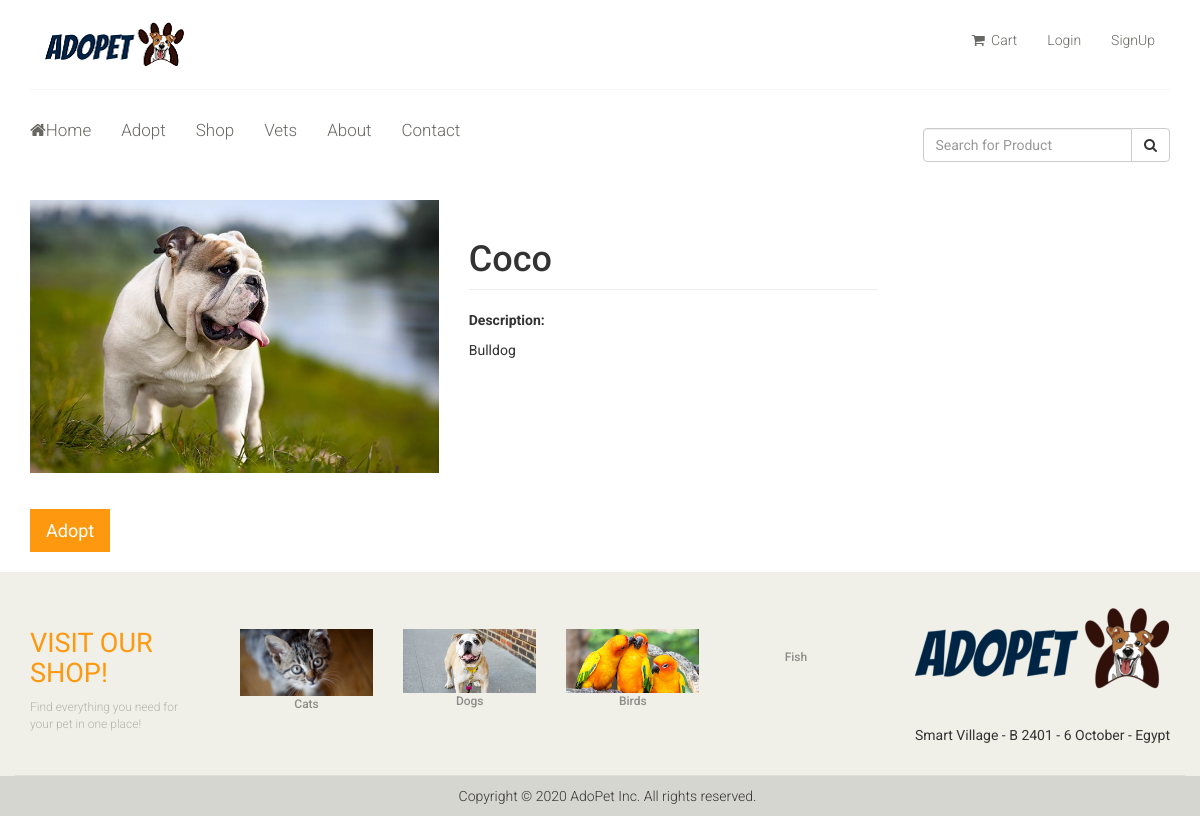
Page /pet.php?pet=Coco on the committed database.
### tables this page shows
CREATE TABLE IF NOT EXISTS `adopt` (
  `id` int(11) NOT NULL AUTO_INCREMENT,
  `category_id` int(11) NOT NULL,
  `name` text NOT NULL,
  `description` text NOT NULL,
  `photo` varchar(200) NOT NULL,
  PRIMARY KEY (`id`)
);

### pet.php (the view, shortened to what this page needs)
<?php include 'includes/session.php'; ?>
<?php
	$conn = $pdo->open();
	$name = $_GET['pet'];
	try{
	    $stmt = $conn->prepare("SELECT *, adopt.name AS petname, category.name AS catname, adopt.id AS petid FROM adopt LEFT JOIN category ON category.id=adopt.category_id WHERE adopt.name = :name");
	    $stmt->execute(['name' => $name]);
	    $pet = $stmt->fetch();
	}
	catch(PDOException $e){
		echo "There is some problem in connection: " . $e->getMessage();
	}
?>
<?php include 'includes/header.php'; ?>
<body class="hold-transition skin-blue layout-top-nav">
<div class="wrapper">
	<?php include 'includes/navbar.php'; ?>
	  <div class="content-wrapper">
	    <div class="container">
	      <section class="content">
	        <div class="row">
	        	<div class="col-sm-9">
		            <div class="row">
		            	<div class="col-sm-6">
		            		<img src="<?php echo (!empty($pet['photo'])) ? 'images/pets/'.$pet['photo'] : 'images/noimage.jpg'; ?>" width="100%" class="zoom" data-magnify-src="images/large-<?php echo $pet['photo']; ?>">
		            		<br><br>
		            		<form class="form-inline" id="petForm">
		            			<div class="form-group">
			            			<button type="submit" class="btn btn-primary btn-lg btn-flat"></i>Adopt</button>
			            		</div>
		            		</form>
		            	</div>
		            	<div class="col-sm-6">
		            		<h1 class="page-header"><?php echo $pet['petname']; ?></h1>
		            		<p><b>Description:</b></p>
		            		<p><?php echo $pet['description']; ?></p>
		            	</div>
		            </div>
		            <br>
	        	</div>
	        </div>
	      </section>
	    </div>
	  </div>
  	<?php include 'includes/footer.php'; ?>
</div>
</body>
</html>

### css/main.css (style rules this page uses)
body { font-family: 'Roboto', sans-serif; position: relative; font-weight: 400px; }
h1, h2, h3, h4, h5, h6 { font-family: 'Roboto', sans-serif; }
.btn.btn-primary { background: #FE980F; border: 0 none; border-radius: 0; margin-top: 16px; }

### rows in the picture
adopt: photo (picture), name "Coco", description "Bulldog"
